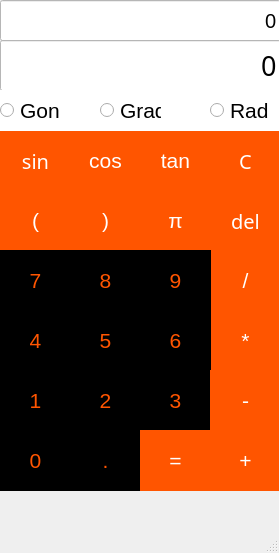
<?xml version="1.0" encoding="UTF-8"?>
<ui version="4.0">
 <class>Calculator</class>
 <widget class="QMainWindow" name="Calculator">
  <property name="geometry">
   <rect>
    <x>0</x>
    <y>0</y>
    <width>279</width>
    <height>553</height>
   </rect>
  </property>
  <property name="font">
   <font>
    <pointsize>16</pointsize>
   </font>
  </property>
  <property name="windowTitle">
   <string>Calculator</string>
  </property>
  <widget class="QWidget" name="centralwidget">
   <widget class="QPushButton" name="pushButton_Divide">
    <property name="geometry">
     <rect>
      <x>210</x>
      <y>250</y>
      <width>71</width>
      <height>61</height>
     </rect>
    </property>
    <property name="styleSheet">
     <string notr="true">background-color: rgb(255, 85, 0);
font: 15pt &quot;Franklin Gothic Medium&quot;;
color: rgb(255,255,255);
border-radius: 60px</string>
    </property>
    <property name="text">
     <string>/</string>
    </property>
    <property name="shortcut">
     <string>/</string>
    </property>
   </widget>
   <widget class="QPushButton" name="pushButton_Pi">
    <property name="geometry">
     <rect>
      <x>140</x>
      <y>190</y>
      <width>71</width>
      <height>61</height>
     </rect>
    </property>
    <property name="styleSheet">
     <string notr="true">background-color: rgb(255, 85, 0);
font: 15pt &quot;Franklin Gothic Medium&quot;;
color: rgb(255,255,255);
border-radius: 60px</string>
    </property>
    <property name="text">
     <string>π</string>
    </property>
   </widget>
   <widget class="QPushButton" name="pushButton_Tan">
    <property name="geometry">
     <rect>
      <x>140</x>
      <y>130</y>
      <width>71</width>
      <height>61</height>
     </rect>
    </property>
    <property name="styleSheet">
     <string notr="true">background-color: rgb(255, 85, 0);
font: 15pt &quot;Franklin Gothic Medium&quot;;
color: rgb(255,255,255);
border-radius: 60px</string>
    </property>
    <property name="text">
     <string>tan</string>
    </property>
   </widget>
   <widget class="QPushButton" name="pushButton_Cos">
    <property name="geometry">
     <rect>
      <x>70</x>
      <y>130</y>
      <width>71</width>
      <height>61</height>
     </rect>
    </property>
    <property name="minimumSize">
     <size>
      <width>0</width>
      <height>0</height>
     </size>
    </property>
    <property name="styleSheet">
     <string notr="true">background-color: rgb(255, 85, 0);
font: 15pt &quot;Franklin Gothic Medium&quot;;
color: rgb(255,255,255);
border-radius: 60px</string>
    </property>
    <property name="text">
     <string>cos</string>
    </property>
   </widget>
   <widget class="QPushButton" name="pushButton_Clear">
    <property name="geometry">
     <rect>
      <x>210</x>
      <y>130</y>
      <width>71</width>
      <height>61</height>
     </rect>
    </property>
    <property name="minimumSize">
     <size>
      <width>0</width>
      <height>0</height>
     </size>
    </property>
    <property name="font">
     <font>
      <family>Franklin Gothic Medium</family>
      <pointsize>15</pointsize>
      <italic>false</italic>
      <bold>false</bold>
     </font>
    </property>
    <property name="styleSheet">
     <string notr="true">background-color: rgb(255, 85, 0);
font: 15pt &quot;Franklin Gothic Medium&quot;;
color: rgb(255,255,255);
border-radius: 60px
</string>
    </property>
    <property name="text">
     <string>C</string>
    </property>
    <property name="shortcut">
     <string>C</string>
    </property>
   </widget>
   <widget class="QPushButton" name="pushButton_Delete">
    <property name="geometry">
     <rect>
      <x>210</x>
      <y>190</y>
      <width>71</width>
      <height>61</height>
     </rect>
    </property>
    <property name="minimumSize">
     <size>
      <width>0</width>
      <height>0</height>
     </size>
    </property>
    <property name="font">
     <font>
      <family>Franklin Gothic Medium</family>
      <pointsize>15</pointsize>
      <italic>false</italic>
      <bold>false</bold>
     </font>
    </property>
    <property name="styleSheet">
     <string notr="true">background-color: rgb(255, 85, 0);
font: 15pt &quot;Franklin Gothic Medium&quot;;
color: rgb(255,255,255);
border-radius: 60px</string>
    </property>
    <property name="text">
     <string>del</string>
    </property>
    <property name="shortcut">
     <string>Backspace</string>
    </property>
   </widget>
   <widget class="QPushButton" name="pushButton_RightBracket">
    <property name="geometry">
     <rect>
      <x>70</x>
      <y>190</y>
      <width>71</width>
      <height>61</height>
     </rect>
    </property>
    <property name="minimumSize">
     <size>
      <width>0</width>
      <height>0</height>
     </size>
    </property>
    <property name="styleSheet">
     <string notr="true">background-color: rgb(255, 85, 0);
font: 15pt &quot;Franklin Gothic Medium&quot;;
color: rgb(255,255,255);
border-radius: 60px</string>
    </property>
    <property name="text">
     <string>)</string>
    </property>
    <property name="shortcut">
     <string>)</string>
    </property>
   </widget>
   <widget class="QPushButton" name="pushButton_LeftBracket">
    <property name="geometry">
     <rect>
      <x>0</x>
      <y>190</y>
      <width>71</width>
      <height>61</height>
     </rect>
    </property>
    <property name="minimumSize">
     <size>
      <width>0</width>
      <height>0</height>
     </size>
    </property>
    <property name="styleSheet">
     <string notr="true">background-color: rgb(255, 85, 0);
font: 15pt &quot;Franklin Gothic Medium&quot;;
color: rgb(255,255,255);
border-radius: 60px</string>
    </property>
    <property name="text">
     <string>(</string>
    </property>
    <property name="shortcut">
     <string>(</string>
    </property>
   </widget>
   <widget class="QLineEdit" name="Result">
    <property name="geometry">
     <rect>
      <x>0</x>
      <y>40</y>
      <width>281</width>
      <height>51</height>
     </rect>
    </property>
    <property name="font">
     <font>
      <family>Franklin Gothic Medium</family>
      <pointsize>20</pointsize>
      <italic>false</italic>
      <bold>false</bold>
     </font>
    </property>
    <property name="styleSheet">
     <string notr="true">font: 20pt &quot;Franklin Gothic Medium&quot;;
background-color: rgb(255, 255, 255);
</string>
    </property>
    <property name="text">
     <string>0</string>
    </property>
    <property name="alignment">
     <set>Qt::AlignRight|Qt::AlignTrailing|Qt::AlignVCenter</set>
    </property>
   </widget>
   <widget class="QLineEdit" name="Input">
    <property name="geometry">
     <rect>
      <x>0</x>
      <y>0</y>
      <width>281</width>
      <height>41</height>
     </rect>
    </property>
    <property name="font">
     <font>
      <pointsize>15</pointsize>
     </font>
    </property>
    <property name="styleSheet">
     <string notr="true">background-color: rgb(255, 255, 255);
</string>
    </property>
    <property name="text">
     <string>0</string>
    </property>
    <property name="alignment">
     <set>Qt::AlignRight|Qt::AlignTrailing|Qt::AlignVCenter</set>
    </property>
   </widget>
   <widget class="QPushButton" name="pushButton_Sin">
    <property name="geometry">
     <rect>
      <x>0</x>
      <y>130</y>
      <width>71</width>
      <height>61</height>
     </rect>
    </property>
    <property name="minimumSize">
     <size>
      <width>50</width>
      <height>50</height>
     </size>
    </property>
    <property name="font">
     <font>
      <family>Franklin Gothic Medium</family>
      <pointsize>15</pointsize>
      <italic>false</italic>
      <bold>false</bold>
     </font>
    </property>
    <property name="styleSheet">
     <string notr="true">background-color: rgb(255, 85, 0);
font: 15pt &quot;Franklin Gothic Medium&quot;;
color: rgb(255,255,255);
border-radius: 60px
</string>
    </property>
    <property name="text">
     <string>sin</string>
    </property>
   </widget>
   <widget class="QPushButton" name="pushButton_9">
    <property name="geometry">
     <rect>
      <x>140</x>
      <y>250</y>
      <width>71</width>
      <height>61</height>
     </rect>
    </property>
    <property name="styleSheet">
     <string notr="true">background-color: rgb(0, 0, 0);
font: 15pt &quot;Franklin Gothic Medium&quot;;
color: rgb(255, 85, 0);
border-radius: 60px</string>
    </property>
    <property name="text">
     <string>9</string>
    </property>
    <property name="shortcut">
     <string>9</string>
    </property>
   </widget>
   <widget class="QPushButton" name="pushButton_8">
    <property name="geometry">
     <rect>
      <x>70</x>
      <y>250</y>
      <width>71</width>
      <height>61</height>
     </rect>
    </property>
    <property name="styleSheet">
     <string notr="true">background-color: rgb(0, 0, 0);
font: 15pt &quot;Franklin Gothic Medium&quot;;
color: rgb(255, 85, 0);
border-radius: 60px</string>
    </property>
    <property name="text">
     <string>8</string>
    </property>
    <property name="shortcut">
     <string>8</string>
    </property>
   </widget>
   <widget class="QPushButton" name="pushButton_7">
    <property name="geometry">
     <rect>
      <x>0</x>
      <y>250</y>
      <width>71</width>
      <height>61</height>
     </rect>
    </property>
    <property name="styleSheet">
     <string notr="true">background-color: rgb(0, 0, 0);
font: 15pt &quot;Franklin Gothic Medium&quot;;
color: rgb(255, 85, 0);
border-radius: 60px</string>
    </property>
    <property name="text">
     <string>7</string>
    </property>
    <property name="shortcut">
     <string>7</string>
    </property>
   </widget>
   <widget class="QPushButton" name="pushButton_Multiply">
    <property name="geometry">
     <rect>
      <x>210</x>
      <y>310</y>
      <width>71</width>
      <height>61</height>
     </rect>
    </property>
    <property name="styleSheet">
     <string notr="true">background-color: rgb(255, 85, 0);
font: 15pt &quot;Franklin Gothic Medium&quot;;
color: rgb(255,255,255);
border-radius: 60px</string>
    </property>
    <property name="text">
     <string>*</string>
    </property>
    <property name="shortcut">
     <string>*</string>
    </property>
   </widget>
   <widget class="QPushButton" name="pushButton_6">
    <property name="geometry">
     <rect>
      <x>140</x>
      <y>310</y>
      <width>71</width>
      <height>61</height>
     </rect>
    </property>
    <property name="styleSheet">
     <string notr="true">background-color: rgb(0, 0, 0);
font: 15pt &quot;Franklin Gothic Medium&quot;;
color: rgb(255, 85, 0);
border-radius: 60px</string>
    </property>
    <property name="text">
     <string>6</string>
    </property>
    <property name="shortcut">
     <string>6</string>
    </property>
   </widget>
   <widget class="QPushButton" name="pushButton_5">
    <property name="geometry">
     <rect>
      <x>70</x>
      <y>310</y>
      <width>71</width>
      <height>61</height>
     </rect>
    </property>
    <property name="styleSheet">
     <string notr="true">background-color: rgb(0, 0, 0);
font: 15pt &quot;Franklin Gothic Medium&quot;;
color: rgb(255, 85, 0);
border-radius: 60px</string>
    </property>
    <property name="text">
     <string>5</string>
    </property>
    <property name="shortcut">
     <string>5</string>
    </property>
   </widget>
   <widget class="QPushButton" name="pushButton_4">
    <property name="geometry">
     <rect>
      <x>0</x>
      <y>310</y>
      <width>71</width>
      <height>61</height>
     </rect>
    </property>
    <property name="styleSheet">
     <string notr="true">background-color: rgb(0, 0, 0);
font: 15pt &quot;Franklin Gothic Medium&quot;;
color: rgb(255, 85, 0);
border-radius: 60px</string>
    </property>
    <property name="text">
     <string>4</string>
    </property>
    <property name="shortcut">
     <string>4</string>
    </property>
   </widget>
   <widget class="QPushButton" name="pushButton_3">
    <property name="geometry">
     <rect>
      <x>140</x>
      <y>370</y>
      <width>71</width>
      <height>61</height>
     </rect>
    </property>
    <property name="styleSheet">
     <string notr="true">background-color: rgb(0, 0, 0);
font: 15pt &quot;Franklin Gothic Medium&quot;;
color: rgb(255, 85, 0);
border-radius: 60px</string>
    </property>
    <property name="text">
     <string>3</string>
    </property>
    <property name="shortcut">
     <string>3</string>
    </property>
   </widget>
   <widget class="QPushButton" name="pushButton_2">
    <property name="geometry">
     <rect>
      <x>70</x>
      <y>370</y>
      <width>71</width>
      <height>61</height>
     </rect>
    </property>
    <property name="styleSheet">
     <string notr="true">background-color: rgb(0, 0, 0);
font: 15pt &quot;Franklin Gothic Medium&quot;;
color: rgb(255, 85, 0);
border-radius: 60px</string>
    </property>
    <property name="text">
     <string>2</string>
    </property>
    <property name="shortcut">
     <string>2</string>
    </property>
   </widget>
   <widget class="QPushButton" name="pushButton_1">
    <property name="geometry">
     <rect>
      <x>0</x>
      <y>370</y>
      <width>71</width>
      <height>61</height>
     </rect>
    </property>
    <property name="styleSheet">
     <string notr="true">background-color: rgb(0, 0, 0);
font: 15pt &quot;Franklin Gothic Medium&quot;;
color: rgb(255, 85, 0);
border-radius: 60px</string>
    </property>
    <property name="text">
     <string>1</string>
    </property>
    <property name="shortcut">
     <string>1</string>
    </property>
   </widget>
   <widget class="QPushButton" name="pushButton_0">
    <property name="geometry">
     <rect>
      <x>0</x>
      <y>430</y>
      <width>71</width>
      <height>61</height>
     </rect>
    </property>
    <property name="styleSheet">
     <string notr="true">background-color: rgb(0, 0, 0);
font: 15pt &quot;Franklin Gothic Medium&quot;;
color: rgb(255, 85, 0);
border-radius: 60px</string>
    </property>
    <property name="text">
     <string>0</string>
    </property>
    <property name="shortcut">
     <string>0</string>
    </property>
   </widget>
   <widget class="QPushButton" name="pushButton_Point">
    <property name="geometry">
     <rect>
      <x>70</x>
      <y>430</y>
      <width>71</width>
      <height>61</height>
     </rect>
    </property>
    <property name="styleSheet">
     <string notr="true">background-color: rgb(0, 0, 0);
font: 15pt &quot;Franklin Gothic Medium&quot;;
color: rgb(255, 85, 0);
border-radius: 60px</string>
    </property>
    <property name="text">
     <string>.</string>
    </property>
    <property name="shortcut">
     <string>.</string>
    </property>
   </widget>
   <widget class="QPushButton" name="pushButton_Minus">
    <property name="geometry">
     <rect>
      <x>210</x>
      <y>370</y>
      <width>71</width>
      <height>61</height>
     </rect>
    </property>
    <property name="styleSheet">
     <string notr="true">background-color: rgb(255, 85, 0);
font: 15pt &quot;Franklin Gothic Medium&quot;;
color: rgb(255,255,255);
border-radius: 60px</string>
    </property>
    <property name="text">
     <string>-</string>
    </property>
    <property name="shortcut">
     <string>-</string>
    </property>
   </widget>
   <widget class="QPushButton" name="pushButton_Plus">
    <property name="geometry">
     <rect>
      <x>210</x>
      <y>430</y>
      <width>71</width>
      <height>61</height>
     </rect>
    </property>
    <property name="styleSheet">
     <string notr="true">background-color: rgb(255, 85, 0);
font: 15pt &quot;Franklin Gothic Medium&quot;;
color: rgb(255,255,255);
border-radius: 60px</string>
    </property>
    <property name="text">
     <string>+</string>
    </property>
    <property name="shortcut">
     <string>+</string>
    </property>
   </widget>
   <widget class="QPushButton" name="pushButton_Equals">
    <property name="geometry">
     <rect>
      <x>140</x>
      <y>430</y>
      <width>71</width>
      <height>61</height>
     </rect>
    </property>
    <property name="styleSheet">
     <string notr="true">background-color: rgb(255, 85, 0);
font: 15pt &quot;Franklin Gothic Medium&quot;;
color: rgb(255,255,255);
border-radius: 60px</string>
    </property>
    <property name="text">
     <string>=</string>
    </property>
    <property name="shortcut">
     <string>Enter</string>
    </property>
   </widget>
   <widget class="QWidget" name="widget" native="true">
    <property name="geometry">
     <rect>
      <x>0</x>
      <y>90</y>
      <width>281</width>
      <height>41</height>
     </rect>
    </property>
    <property name="styleSheet">
     <string notr="true">background-color: rgb(255, 255, 255);</string>
    </property>
    <widget class="QRadioButton" name="radioButton_Rad">
     <property name="geometry">
      <rect>
       <x>210</x>
       <y>0</y>
       <width>61</width>
       <height>41</height>
      </rect>
     </property>
     <property name="cursor">
      <cursorShape>PointingHandCursor</cursorShape>
     </property>
     <property name="styleSheet">
      <string notr="true">color: rgb(0, 0, 0);
font: 12pt &quot;Segoe UI&quot;;
border-radius: 60px</string>
     </property>
     <property name="text">
      <string>Rad</string>
     </property>
    </widget>
    <widget class="QRadioButton" name="radioButton_Grad">
     <property name="geometry">
      <rect>
       <x>100</x>
       <y>0</y>
       <width>61</width>
       <height>41</height>
      </rect>
     </property>
     <property name="cursor">
      <cursorShape>PointingHandCursor</cursorShape>
     </property>
     <property name="styleSheet">
      <string notr="true">color: rgb(0, 0, 0);
font: 12pt &quot;Segoe UI&quot;;
border-radius: 60px
</string>
     </property>
     <property name="text">
      <string>Grad</string>
     </property>
    </widget>
    <widget class="QRadioButton" name="radioButton_Gon">
     <property name="geometry">
      <rect>
       <x>0</x>
       <y>0</y>
       <width>61</width>
       <height>41</height>
      </rect>
     </property>
     <property name="cursor">
      <cursorShape>PointingHandCursor</cursorShape>
     </property>
     <property name="styleSheet">
      <string notr="true">color: rgb(0, 0, 0);
font: 12pt &quot;Segoe UI&quot;;
border-radius: 60px
</string>
     </property>
     <property name="text">
      <string>Gon</string>
     </property>
    </widget>
   </widget>
  </widget>
  <widget class="QMenuBar" name="menubar">
   <property name="geometry">
    <rect>
     <x>0</x>
     <y>0</y>
     <width>279</width>
     <height>33</height>
    </rect>
   </property>
  </widget>
  <widget class="QStatusBar" name="statusbar"/>
 </widget>
 <resources/>
 <connections/>
</ui>
